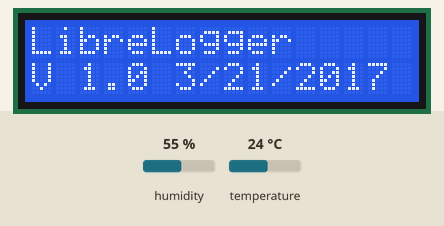
Bench run of a sketch on a simulated Arduino Mega 2560, built with avr-gcc and run on an emulated ATmega2560. Parts: 16×2 character LCD. Wiring (inferred from the names in the program): DHT11 sensor: data pin 2. The inputs (shaded band) are chosen by the test bench; at power-on: humidity 55 %, temperature 24 °C. WiFi joins after 1.5 s; servers stay silent unless stated; the local clock reads 2024-03-15 10:24:30 at power-on unless the sketch sets it; storage starts empty; what the sketch prints to the serial monitor is not drawn.

Above: at 0.1 s.
1.3 s: humidity set to 22 %
At 6.7 s:
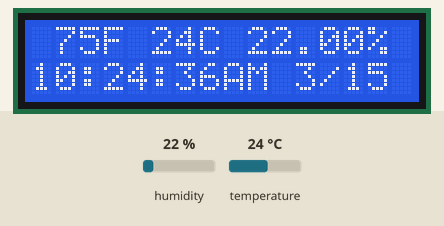
7.7 s: temperature set to 12 °C
At 10.9 s:
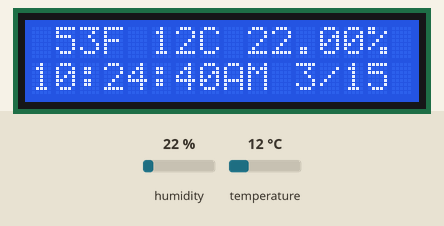
11.9 s: humidity set to 40 %
At 16.6 s:
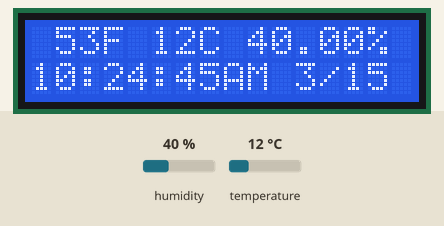
17.0 s: temperature set to 19 °C
At 20.6 s:
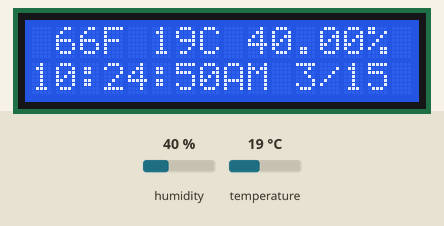
Timing chart, 0 to 22.1 s (numbered marks = the images above; inputs shaded):
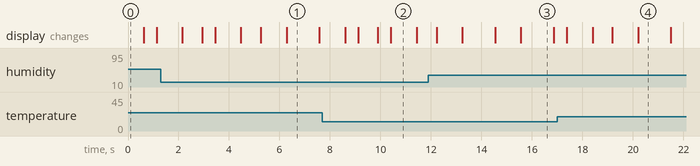

The sketch:

LibreLogger.ino
```cpp
// (licence header left out)
//All Libraries provided are credit to their owners.
//They were all available from GitHub, and their legal usage was assumed.
//If there is an issue with this, contact me at hamwater@gmail.com

//humidity sensor libraries
#include <DHT.h>
#include <DHT_U.h>
#include <Adafruit_Sensor.h>

//RTC libraries
#include <TimeLib.h>
#include <DS3232RTC.h>
#include <Wire.h>

//webserver libraries
#include <SPI.h>
#include <Ethernet.h>

//sd card Library
#include <SD.h>

//LCD Library
#include <LiquidCrystal.h>

//declare humidity sensor
#define DHTPIN 2
#define DHTTYPE DHT11

//Using display in 8-Bit mode
//Change for your specifc setup if needed. Avoid using Pins 4 and 10, as they are for the Ethernet Shield.

// LCD RS pin to digital pin 5
// LCD Enable pin to digital pin 3
// LCD D4 pin to digital pin 9
// LCD D5 pin to digital pin 8
// LCD D6 pin to digital pin 7
// LCD D7 pin to digital pin 6
LiquidCrystal lcd(5, 3, 9, 8, 7, 6);

//start webserver

//Change this to the MAC Address of your specific shield.
//This is typically found on the bottom of your W5100 shield.
byte mac[]={
  0xDE, 0xAD, 0xBE, 0xEF, 0xFE, 0xED
};

//change for your local network.
IPAddress ip(172, 16, 1, 177);

EthernetServer server(80);

//This creates the DHT. Change from pins above if needed
DHT dht(DHTPIN, DHTTYPE);

int chipSelect = 4;

//Stores the temperature as an integer.
int temp;
int tempC;

//counts how many loops the machine has been through.
long cycles = 0;

//counts the amout of requests/refreshes that the webserver has gotten.
long clients = 0;

void setup() {

  //lcd start
  lcd.begin(16, 2);
  lcd.print("LibreLogger");
  lcd.setCursor(0, 1);
  lcd.print("V 1.0 3/21/2017");
  // Open serial communications and wait for port to open:
  Serial.begin(9600);
  /*
  while (!Serial) {
    ; // wait for serial port to connect. Needed for native USB port only
  }
  */
  Serial.print("Initializing memory card...");

  // see if the card is present and can be initialized:
  if (!SD.begin(chipSelect)) {
    Serial.println("card access failed.");
    // don't do anything more:
    return;
  }
  Serial.println("card initialized.");

  // start the Ethernet connection and the server:
  Ethernet.begin(mac, ip);
  server.begin();
  Serial.print("server is at ");
  Serial.println(Ethernet.localIP());
  setSyncProvider(RTC.get);

}

void printDigitsLCD(int digits){
  if(digits < 10){
    lcd.print('0');
  }
    lcd.print(digits);
  }

void loop() {
  // put your main code here, to run repeatedly:
      temp = (int) dht.readTemperature(true);
      tempC = (int) dht.readTemperature();
      float humidity = dht.readHumidity();
      delay(499);
      //logic for lcd display
      lcd.clear();
      lcd.setCursor(1, 0);
      lcd.print(temp);
      lcd.print("F ");
      lcd.print(tempC);
      lcd.print("C ");
      lcd.print(humidity);
      lcd.print("%");
      lcd.setCursor(0, 1);
      printDigitsLCD(hourFormat12());
      lcd.print(":");
      printDigitsLCD(minute());
      lcd.print(":");
      printDigitsLCD(second());
      //logic to print AM or PM
      if(isPM()){
        lcd.print("PM");
      }
      if(isAM()){
        lcd.print("AM");
      }
      lcd.print(" ");
      lcd.print(month());
      lcd.print("/");
      lcd.print(day());

      //Conditon to log every 6000 loops. Change if needed.

      //Example that would log every 15 minutes:
      //if(minute() % 15 == 0 && seconds() == 0){

      if(cycles % 6000 == 0){
        File dataFile = SD.open("datalog.csv", FILE_WRITE);
      // if the file is available, write to it:
        if (dataFile) {
          // MM/DD/YYYY HR:MN:SC, TEMPF, TEMPC, HUMIDITY

          dataFile.print(month());
          dataFile.print("/");
          dataFile.print(day());
          dataFile.print("/");
          dataFile.print(year());
          dataFile.print(" ");
          //adds a zero to numbers below ten, prevents issues like 9:3 for 9:03
          //would be in a seperate method, but the datafile isn't opened untill the loop
          if(hour() < 10){
            dataFile.print('0');
          }
          dataFile.print(hour());
          dataFile.print(":");
          if(minute() < 10){
            dataFile.print('0');
          }
          dataFile.print(minute());
          dataFile.print(":");
          if(second() < 10){
          dataFile.print('0');
          }
          dataFile.print(second());
          dataFile.print(",");
          dataFile.print(temp);
          dataFile.print(",");
          dataFile.print(tempC);
          dataFile.print(",");
          dataFile.print(humidity);
          dataFile.println();
          dataFile.close();

          Serial.println("saved to disk.");
          Serial.print(temp);
          Serial.print(" F / ");
          Serial.print(tempC);
          Serial.print("C ");
          Serial.print(humidity);
          Serial.println("% humidity");
        }
        // if the file isn't open, error.
        else {
          Serial.println("error opening datalog.csv");
        }
      }
  EthernetClient client = server.available();
  //this is a mess. will be cleaned up in later versions.
  if (client) {
    Serial.println("new client");
    clients++;
    // an http request ends with a blank line
    boolean currentLineIsBlank = true;
    while (client.connected()) {
      if (client.available()) {
        char c = client.read();
        Serial.write(c);
        if (c == '\n' && currentLineIsBlank) {
          // send a standard http response header
          client.println("HTTP/1.1 200 OK");
          client.println("Content-Type: text/html");
          client.println("Connection: close");  // the connection will be closed after completion of the response
          client.println("Refresh: 5");  // refresh the page automatically every 5 sec
          client.println();
          //begin page output
          client.print("<font size=10> <center>");
          client.print(temp);
          client.print(" F / ");
          client.print(tempC);
          client.print(" C");
          client.print("<br />"); //line break
          client.print(humidity);
          client.println(" % humidity");
          client.print("<br />");
          client.println("Cycles since reset: ");
          client.println(cycles);
          client.print("<br />");
          client.println("Hits: ");
          client.println(clients);
          client.print("<br />");
          client.print(month());
          client.print("/");
          client.print(day());
          client.print("   ");
          if(hourFormat12() < 10){
            client.print("0");
          }
          client.print(hourFormat12());
          client.print(":");
          if(minute() < 10){
            client.print("0");
          }
          client.print(minute());
          client.print(":");
          if(second() < 10){
            client.print("0");
          }
          client.print(second());
          client.print("<br />");
          client.print("</font> </center>");
          break;
        }
        if (c == '\n') {
          // you're starting a new line
          currentLineIsBlank = true;
        }
        else if (c != '\r') {
          // you've gotten a character on the current line
          currentLineIsBlank = false;
        }
      }
    }
    // give the web browser time to receive the data
    delay(1);
    // close the connection:
    client.stop();
    Serial.println("client disconnected");
  }
  cycles++;
  //end webserver
}
```

Measured:
- what the display in image 1 shows lasts 1.3 s, from 6.3 s to 7.6 s
- what the display in image 2 shows lasts 1.0 s, from 10.4 s to 11.4 s
